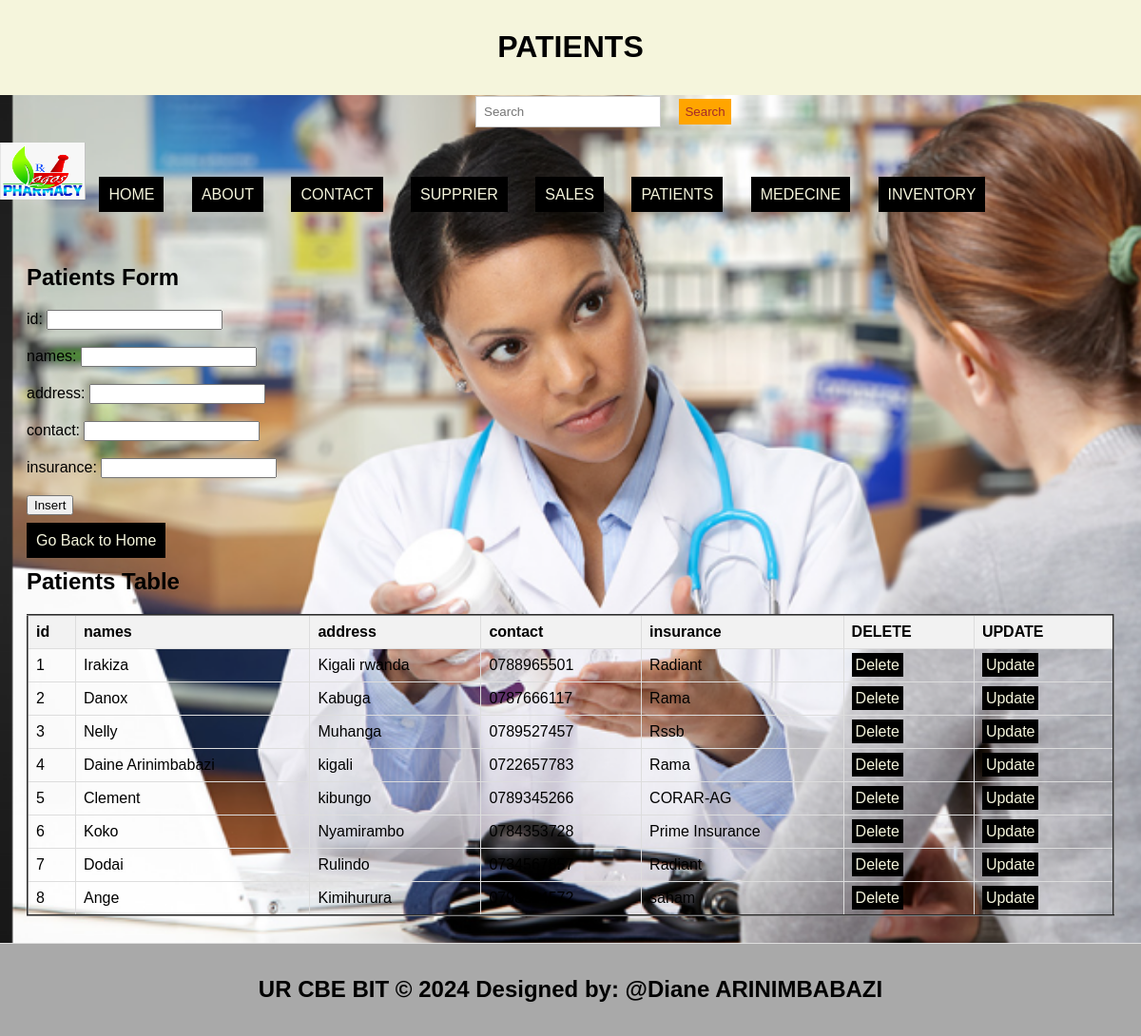
/patients.php, run on the app's committed database.
### tables this page shows
CREATE TABLE `patients` (
  `id` int(11) NOT NULL,
  `names` varchar(100) NOT NULL,
  `address` varchar(100) NOT NULL,
  `contact` varchar(100) NOT NULL,
  `insurance` varchar(100) NOT NULL
);

### patients.php (the view, shortened to what this page needs)
<!DOCTYPE html>
<html lang="en">
<head>
  <link rel="stylesheet" type="text/css" href="style.css" title="style 1" media="screen, tv, projection, handheld, print"/>
</head>
<body style="background-image: url('./Images/image20.png');background-repeat: no-repeat;background-size:cover;">
  <header>
    <h1>PATIENTS</h1>
  </header>
  <form class="d-flex" role="search" action="search.php">
    <input class="form-control me-2" type="search" placeholder="Search" aria-label="Search" name="query">
    <button class="btn btn-outline-success" type="submit">Search</button>
  </form>
  <ul style="list-style-type: none; padding: 0;">
    <li style="display: inline; margin-right: 10px;">
      <img src="./Images/image12.png" width="90" height="60" alt="Logo">
    </li>
    <li style="display: inline; margin-right: 10px;"><a href="./home.html">HOME</a></li>
    <li style="display: inline; margin-right: 10px;"><a href="./about.html">ABOUT</a></li>
    <li style="display: inline; margin-right: 10px;"><a href="./contact.html">CONTACT</a></li>
    <li style="display: inline; margin-right: 10px;"><a href="./Supprier.php">SUPPRIER</a></li>
    <li style="display: inline; margin-right: 10px;"><a href="./Sales.php">SALES</a></li>
    <li style="display: inline; margin-right: 10px;"><a href="./Patients.php">PATIENTS</a></li>
    <li style="display: inline; margin-right: 10px;"><a href="./Medecine.php">MEDECINE</a></li>
    <li style="display: inline; margin-right: 10px;"><a href="./Inventory.php">INVENTORY</a></li>
  </ul>
  <section>
    <h1>Patients Form</h1>
    <form method="post" onsubmit="return confirm('Are you sure you want to insert this record?');">
      <label for="id">id:</label>
      <input type="number" id="id" name="id"><br><br>
      <label for="names">names:</label>
      <input type="text" id="names" name="names" required><br><br>
      <label for="address">address:</label>
      <input type="text" id="address" name="address" required><br><br>
      <label for="contact">contact:</label>
      <input type="number" id="contact" name="contact"><br><br>
      <label for="insurance">insurance:</label>
      <input type="text" id="insurance" name="insurance"><br><br>
      <input type="submit" name="add" value="Insert"><br><br>
      <a href="./home.html">Go Back to Home</a>
    </form>
    <h2>Patients Table</h2>
    <table border="2">
      <tr>
        <th>id</th>
        <th>names</th>
        <th>address</th>
        <th>contact</th>
        <th>insurance</th>
        <th>DELETE</th>
        <th>UPDATE</th>
      </tr>
      <?php
        include('database_connection.php');
        $sql = "SELECT * FROM patients";
        $result = $connection->query($sql);
        if ($result->num_rows > 0) {
            while ($row = $result->fetch_assoc()) {
                $id = $row['id'];
                echo "<tr>
                  <td>" . $row['id'] . "</td>
                  <td>" . $row['names'] . "</td>
                  <td>" . $row['address'] . "</td>
                  <td>" . $row['contact'] . "</td>
                  <td>" . $row['insurance'] . "</td>
                  <td><a style='padding:4px' href='Delete_patients.php?id=$id'>Delete</a></td>
                  <td><a style='padding:4px' href='update_patients.php?id=$id'>Update</a></td>
                </tr>";
            }
        } else {
            echo "<tr><td colspan='7'>No data found</td></tr>";
        }
      ?>
    </table>
  </section>
  <footer>
    <center>
      <b><h2>UR CBE BIT &copy 2024 Designed by: @Diane ARINIMBABAZI</h2></b>
    </center>
  </footer>
</body>
</html>

### style.css (style rules this page uses)
body { font-family: Arial, sans-serif; margin: 0; padding: 0; }
.form-control { padding: 8px; margin-left: 4px; border: 1px solid #ccc; }
.btn { padding: 6px; background-color: orange; color: brown; border: none; }
body { font-family: Arial,sans-serif; margin:0; padding:0; }
header { background-color:darkgray; padding: 20px; }
section { padding:28px; border-bottom: 1px solid #ddd; }
footer { text-align: center; padding: 15px; background-color:darkgray; }

### patients.php (style rules this page uses)
a { padding: 10px; color: white; background-color:black; text-decoration: none; margin-right: 15px; }
a:link { color: beige; }
button.btn { margin-left: 15px; margin-top: 4px; }
input.form-control { margin-left: 500px; padding: 8px; }
table { width: 100%; border-collapse: collapse; }
th, td { border: 1px solid #ddd; padding: 8px; text-align: left; }
th { background-color: #f2f2f2; }
header { background-color: beige; padding: 10px; text-align: center; }

### data on the page
patients: id "1", names "Irakiza", address "Kigali rwanda", contact "0788965501", insurance "Radiant"
patients: id "2", names "Danox", address "Kabuga", contact "0787666117", insurance "Rama"
patients: id "3", names "Nelly", address "Muhanga", contact "0789527457", insurance "Rssb"
patients: id "4", names "Daine Arinimbabazi", address "kigali", contact "0722657783", insurance "Rama"
patients: id "5", names "Clement", address "kibungo", contact "0789345266", insurance "CORAR-AG"
patients: id "6", names "Koko", address "Nyamirambo", contact "0784353728", insurance "Prime Insurance"
patients: id "7", names "Dodai", address "Rulindo", contact "0734567857", insurance "Radiant"
patients: id "8", names "Ange", address "Kimihurura", contact "0798534572", insurance "saham"
